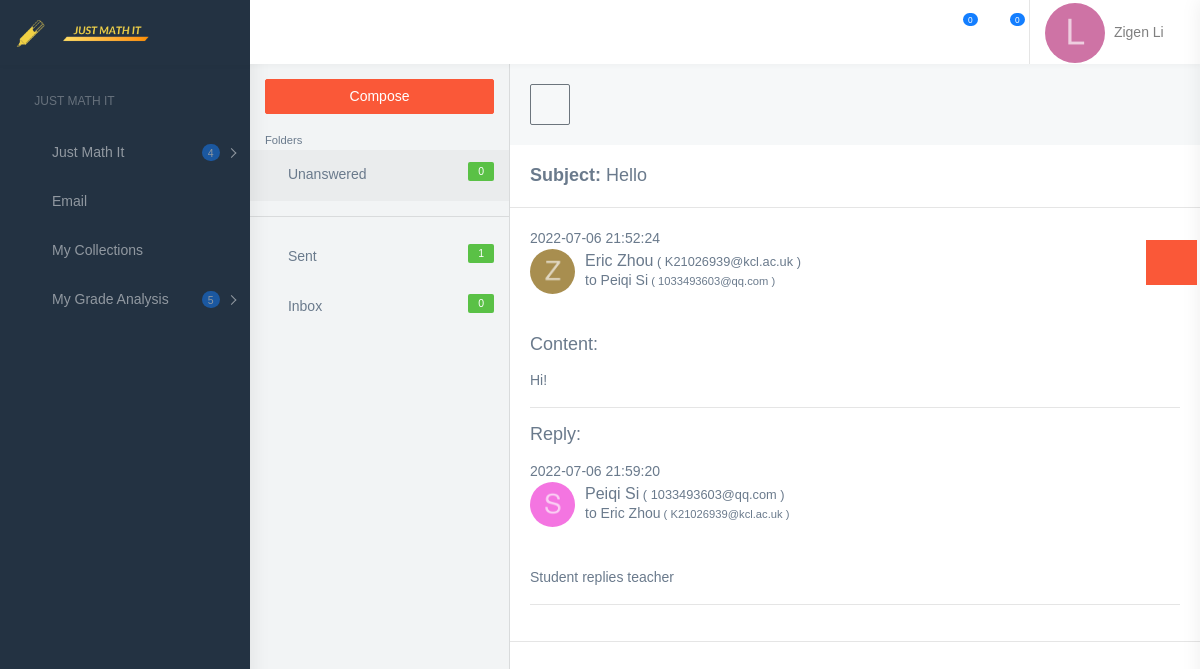
/email_detail/4 (signed in), run on the app's committed database.
### models.py (models this page shows)
class Student(db.Model):
    id = db.Column(db.Integer, primary_key=True)
    teacher_id = db.Column(db.Integer, db.ForeignKey('teacher.id'))
    email = db.Column(db.String(128), index=True, unique=True)
    firstname = db.Column(db.String(128))
    lastname = db.Column(db.String(128))
    dob = db.Column(db.String(128))
    password = db.Column(db.String(128))
    gender = db.Column(db.String(128))
    phone = db.Column(db.String(128))
    address = db.Column(db.String(128))
    school = db.Column(db.String(128))
    personal_message = db.Column(db.String(128))
    profile_photo = db.Column(db.String(128))
    badge_name = db.Column(db.String(128))
    coins = db.Column(db.Integer(), default=20)
    time_capsule1 = db.Column(db.Integer(), default=2)
    time_capsule2 = db.Column(db.Integer(), default=2)

class Email(db.Model):
    email_id = db.Column(db.Integer, primary_key=True)
    sender_id = db.Column(db.Integer)
    sender_type = db.Column(db.Integer)
    receiver_id = db.Column(db.Integer)
    receiver_type = db.Column(db.Integer)
    state = db.Column(db.Integer)
    subject = db.Column(db.String(128))
    content = db.Column(db.String(2560))
    reply_content = db.Column(db.String(2560))
    send_time = db.Column(db.String(128))
    reply_time = db.Column(db.String(128))
    sender_del = db.Column(db.Integer)
    receiver_del = db.Column(db.Integer)

class Teacher(db.Model):
    id = db.Column(db.Integer, primary_key=True)
    email = db.Column(db.String(128), index=True, unique=True)
    firstname = db.Column(db.String(128))
    lastname = db.Column(db.String(128))
    password = db.Column(db.String(128))
    phone = db.Column(db.String(128))
    school = db.Column(db.String(128))
    personal_message = db.Column(db.String(128))
    profile_photo = db.Column(db.String(128))
    badge_name = db.Column(db.String(128))
    coins = db.Column(db.Integer(), default=1000000)
    time_capsule1 = db.Column(db.Integer(), default=10)
    time_capsule2 = db.Column(db.Integer(), default=10)

### myproject.py (the view, shortened to what this page needs)
@app.route('/email_detail/<email_id>', methods=['GET', 'POST'])
def email_detail(email_id):
    from models import db
    email = session.get('EMAIL')
    name = session.get('NAME')
    if name:
        form = EmailReplyForm()
        session['NAME'] = name
        session['EMAIL'] = email
        student = Student.query.filter(Student.email == email).first()
        teacher = Teacher.query.filter(Teacher.email == email).first()
        me = ''
        if student:
            me = student
            occupation = 'Student'
            user_type = 1
        if teacher:
            me = teacher
            occupation = 'Teacher'
            user_type = 0
        me_i = open('static/images/icon/' + me.profile_photo + ".png", 'rb')
        me_img = me_i.read()
        me_img = base64.b64encode(me_img).decode('ascii')
        if me.badge_name:
            color = me.badge_name.split('_')[1]
            badge = base64.b64encode(open('static/images/badge/' + me.badge_name + ".png", 'rb').read()).decode(
                'ascii')
        else:
            color = None
            badge = None
        my_info = {
            'id': me.id,
            'email': email,
            'first_name': me.firstname,
            'last_name': me.lastname,
            'color': color,
            'badge_name': badge,
            'profile_pic': me_img,
            'user_type': user_type,
            'occupation': occupation
        }
        unanswered_list, inbox_list, sent_list = email_list(me.id, user_type)
        notifications = notification_list(me.id, user_type)
        email_ = Email.query.filter(Email.email_id == email_id).first()
        if email_.sender_type == 0:
            sender_info = Teacher.query.filter(Teacher.id == email_.sender_id).first()
            if email_.receiver_type == 1:
                receiver_info = Student.query.filter(Student.id == email_.receiver_id).first()
            else:
                receiver_info = Teacher.query.filter(Teacher.id == email_.receiver_id).first()
            email_info = {
                'sender_info': sender_info,
                'sender_img': base64.b64encode(
                    open('static/images/icon/' + sender_info.profile_photo + ".png", 'rb').read()).decode('ascii'),
                'receiver_info': receiver_info,
                'receiver_img': base64.b64encode(
                    open('static/images/icon/' + receiver_info.profile_photo + ".png", 'rb').read()).decode('ascii'),
                'email_info': email_
            }
    else:
        flash("Please sign in first")
        return redirect(url_for('signin'))
    return render_template('email_detail.html', user=my_info, skill_list=None,
                           topic_master=None, score_list=None, unit_score=None, email_info=email_info,
                           form=form,
                           unanswered_list=unanswered_list,
                           inbox_list=inbox_list, sent_list=sent_list, notifications=notifications
                           )

### myproject.py (called while the page is built, shortened)
@app.after_request
def add_header(r):
    r.headers["Cache-Control"] = "no-cache, no-store, must-revalidate"
    r.headers["Pragma"] = "no-cache"
    r.headers["Expires"] = "0"
    r.headers['Cache-Control'] = 'public, max-age=0'
    return r

def notification_list(me_id, me_type):
    notifications = []
    follow_list = Follow.query.filter(Follow.follower_id == me_id, Follow.follower_type == me_type).all()
    for following in follow_list:
        if following.user_type == 1:
            following_user = Student.query.filter(Student.id == following.user_id).first()
            filter_after = datetime.today() - timedelta(days=5)
            score_list = Score.query.filter(Score.student_id == following_user.id,
                                            Score.date > filter_after).order_by(Score.date).all()
    return notifications

### templates/email_detail.html (shortened to what this page needs)
{% extends "profile_base.html" %}
{% block mainContent %}
        <div class="page-wrapper">
            <div class="email-app">
                <div class="left-part">
                    <div class="scrollable" style="height:100%;">
                        <div class="p-15">
                            <a id="compose_mail" class="waves-effect waves-light btn btn-danger d-block" href="{{ url_for('compose_email') }}">Compose</a>
                        </div>
                        <ul class="list-group">
                            <li>
                                <small class="p-15 grey-text text-lighten-1 db">Folders</small>
                            </li>
                            <li class="list-group-item">
                                <a href="" class="active list-group-item-action"><i class="mdi mdi-inbox"></i> Unanswered <span class="label label-success float-right">{{ unanswered_list|length }}</span></a>
                            </li>
                            <li class="list-group-item">
                                <hr>
                            </li>
                            <li class="list-group-item">
                                <a href="{{ url_for('sent') }}" class="list-group-item-action"> <i class="mdi mdi-email"></i> Sent <span class="label label-success float-right">{{ sent_list|length }}</span></a>
                            </li>
                            <li class="list-group-item">
                                <a href="{{ url_for('inbox') }}" class="list-group-item-action"> <i class="mdi mdi-email"></i> Inbox <span class="label label-success float-right">{{ inbox_list|length }}</span> </a>
                            </li>
                        </ul>
                    </div>
                </div>
                <div class="right-part mail-details bg-white">
                    <div class="card-body bg-light">
                        <a type="button" href="{{ url_for('inbox') }}" class="btn btn-outline-secondary font-18 m-r-10"><i class="mdi mdi-arrow-left"></i></a>
                    </div>
                    <div class="card-body border-bottom">
                        <h4 class="m-b-0"><b>Subject: </b>{{ email_info.email_info.subject }}</h4>
                    </div>
                    <div class="card-body border-bottom">
                        <div>{{ email_info.email_info.send_time }}</div>
                        <div class="d-flex no-block align-items-center m-b-40">
                            <div class="m-r-10"><img alt="user" class="rounded-circle" width="45" height="45"></div>
                            <div class="">
                                <h5 class="m-b-0 font-16 font-medium">{{ email_info.sender_info.firstname }} {{ email_info.sender_info.lastname }}<small> ( {{ email_info.sender_info.email }} )</small></h5><span>to {{ email_info.receiver_info.firstname }} {{ email_info.receiver_info.lastname }}<small> ( {{ email_info.receiver_info.email }} )</small></span>
                            </div>
                        </div>
                        <h4 class="m-b-15">Content:</h4>
                        <p>{{ email_info.email_info.content }}</p>
                        <hr>
                        {% if email_info.email_info.reply_content %}
                            <h4 class="m-b-15">Reply:</h4>
                            <div>{{ email_info.email_info.reply_time }}</div>
                            <div class="d-flex no-block align-items-center m-b-40">
                               <div class="m-r-10"><img alt="user" class="rounded-circle" width="45" height="45"></div>
                                <div>
                                    <h5 class="m-b-0 font-16 font-medium">{{ email_info.receiver_info.firstname }} {{ email_info.receiver_info.lastname }}<small> ( {{ email_info.receiver_info.email }} )</small></h5><span>to {{ email_info.sender_info.firstname }} {{ email_info.sender_info.lastname }}<small> ( {{ email_info.sender_info.email }} )</small></span>
                                </div>
                            </div>
                            <p>{{ email_info.email_info.reply_content }}</p>
                            <hr>
                        {% endif %}
                    </div>
                </div>
            </div>
        </div>
{% endblock %}

### templates/profile_base.html (shortened to what this page needs)
<!DOCTYPE html>
<html dir="ltr" lang="en">
<head>
    <link href="{{ url_for('static',filename='profile/css/style.min.css') }}" rel="stylesheet">
    <link href="{{ url_for('static',filename='profile/css/dataTables.bootstrap4.css') }}" rel="stylesheet">
</head>
<body>
    <div id="main-wrapper">
        <header class="topbar">
            <nav class="navbar top-navbar navbar-expand-md navbar-dark">
                <div class="navbar-header">
                    <div class="navbar-brand">
                        <a href="{{ url_for('index') }}" class="logo">
                            <b class="logo-icon">
                                <img src="{{ url_for('static',filename='images/logo-without-bg.png') }}" alt="homepage" class="light-logo" width="20%"/>
                            </b>
                            <span class="logo-text">
                                <img src="{{ url_for('static',filename='images/logo-text.png') }}" class="light-logo" alt="homepage" width="40%"/>
                            </span>
                        </a>
                        <a class="sidebartoggler d-none d-md-block" href="javascript:void(0)" data-sidebartype="mini-sidebar">
                            <i class="mdi mdi-toggle-switch mdi-toggle-switch-off font-20"></i>
                        </a>
                    </div>
                </div>
                <div class="navbar-collapse collapse" id="navbarSupportedContent">
                    <ul class="navbar-nav float-right">
                        <li class="nav-item dropdown">
                            <a class="nav-link dropdown-toggle waves-effect waves-dark" href="" id="2" data-toggle="dropdown" aria-haspopup="true" aria-expanded="false">
                                <i class="font-22 mdi mdi-email-outline"></i>
                                <span class="badge badge-pill badge-info noti">{{ unanswered_list|length }}</span>
                            </a>
                        </li>
                        <li class="nav-item dropdown border-right">
                            <a class="nav-link dropdown-toggle waves-effect waves-dark" href="" data-toggle="dropdown" aria-haspopup="true" aria-expanded="false">
                                <i class="mdi mdi-bell-outline font-22"></i>
                                <span class="badge badge-pill badge-info noti">{{ notifications|length }}</span>
                            </a>
                        </li>
                        <li class="nav-item dropdown">
                            <a class="nav-link dropdown-toggle waves-effect waves-dark pro-pic" href="" data-toggle="dropdown" aria-haspopup="true" aria-expanded="false">
                                {% if user.badge_name %}
                                <div class="item">
                                    <img class="left-notify-badge" width="35px"/>
                                    <img alt="user" class="rounded-circle" width="60" height="60">
                                </div>
                                {% else %}
                                <img alt="user" class="rounded-circle" width="60" height="60">
                                {% endif %}
                                <span class="m-l-5 font-medium d-none d-sm-inline-block">{{ user.first_name }} {{ user.last_name }}<i class="mdi mdi-chevron-down"></i></span>
                            </a>
                        </li>
                    </ul>
                </div>
            </nav>
        </header>
        <aside class="left-sidebar">
            <div class="scroll-sidebar">
                <nav class="sidebar-nav">
                    <ul id="sidebarnav">
                        <li class="nav-small-cap">
                            <i class="mdi mdi-dots-horizontal"></i>
                            <span class="hide-menu">Just Math It</span>
                        </li>
                        <li class="sidebar-item">
                            <a class="sidebar-link has-arrow waves-effect waves-dark" href="javascript:void(0)" aria-expanded="false">
                                <i class="mdi mdi-information-outline"></i>
                                <span class="hide-menu">Just Math It</span>
                                <span class="badge badge-pill badge-info ml-auto m-r-15">4</span>
                            </a>
                        </li>
                        <li class="sidebar-item">
                            <a class="sidebar-link waves-effect waves-dark" href="{{ url_for('compose_email') }}" aria-expanded="false">
                                <i class="mdi mdi-email-open-outline"></i>
                                <span class="hide-menu">Email</span>
                            </a>
                        </li>
                        <li class="sidebar-item">
                            <a class="sidebar-link waves-effect waves-dark" href="{{ url_for('profile_collections') }}" aria-expanded="false">
                                <i class="mdi mdi-account-star-variant"></i>
                                <span class="hide-menu">My Collections</span>
                            </a>
                        </li>
                        <li class="sidebar-item">
                            {% if user.occupation == 'Student' %}
                            <a class="sidebar-link has-arrow waves-effect waves-dark" href="javascript:void(0)" aria-expanded="false">
                                <i class="mdi mdi-information-outline"></i>
                                <span class="hide-menu">My Grade Analysis</span>
                                <span class="badge badge-pill badge-info ml-auto m-r-15">5</span>
                            </a>
                            {% endif %}
                        </li>
                    </ul>
                </nav>
            </div>
        </aside>
    {% block mainContent %}{% endblock %}
    </div>
     <aside class="customizer">
        <a href="javascript:void(0)" class="service-panel-toggle"><i class="fa fa-spin fa-cog"></i></a>
        </aside>
</body>
</html>

### data on the page
Student: first_name "Zigen", last_name "Li"
Email: email_info.subject "Hello", email_info.send_time "2022-07-06 21:52:24", email_info.content "Hi!", email_info.reply_time "2022-07-06 21:59:20", email_info.reply_content "Student replies teacher"
Teacher: sender_info.firstname "Eric", sender_info.lastname "Zhou", sender_info.email "K21026939@kcl.ac.uk"
Student: receiver_info.firstname "Peiqi", receiver_info.lastname "Si", receiver_info.email "1033493603@qq.com"

### other printed values
{{ unanswered_list|length }} "0"
{{ notifications|length }} "0"
{{ sent_list|length }} "1"
{{ inbox_list|length }} "0"
